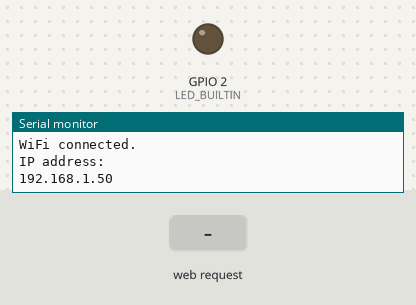
The sketch below on a simulated ESP32. On the bench: output pins drawn as LEDs (lit = HIGH), the last lines printed to the serial monitor. Dashed ring = blinking. Inputs (shaded band) come from the test bench. WiFi joins after 1.5 s; servers stay silent unless stated.

Above: at 3.2 s.
3.3 s: HTTP request GET /blink received
At 3.9 s:
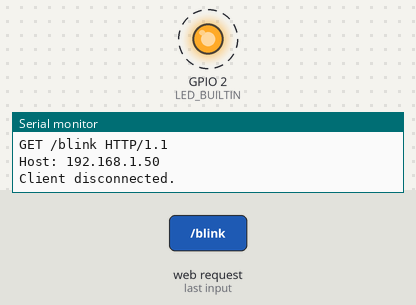
6.3 s: HTTP request GET /on received
At 6.8 s:
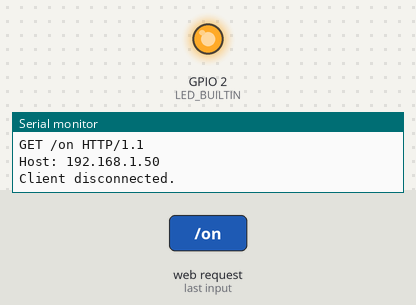
8.0 s: HTTP request GET /off received
At 9.3 s:
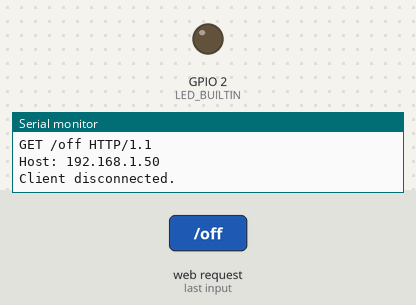
Timing chart, 0 to 11.0 s (numbered marks = the images above; inputs shaded):
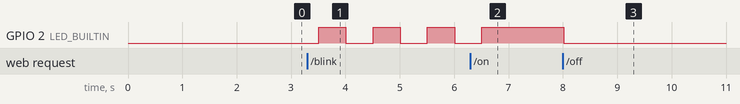

Measured:
- after the input at 3.3 s, GPIO 2 (LED_BUILTIN): alternates HIGH for 0.50 s and LOW for 0.50 s, starting after 0.21 s
- after the input at 6.3 s, GPIO 2 (LED_BUILTIN): goes on until 6.5 s, then stays HIGH
- after the input at 8.0 s, GPIO 2 (LED_BUILTIN): HIGH → LOW at once

The sketch:

lab_2.ino
```cpp
// Load Wi-Fi library
#include <WiFi.h>

// Replace with your network credentials
const char* ssid     = "DIGI-X_LOUNGE";
const char* password = "IT Certified";

// Set web server port number to 80
WiFiServer server(8080);
bool blinkin,led;
// Variable to store the HTTP request
String header;

// Auxiliar variables to store the current output state
//String LED_BUILTINState = "off";
//String output27State = "off";

// Assign output variables to GPIO pins
const int LED_BUILTIN = 2;
//const int output27 = 27;

void setup() {
  Serial.begin(115200);
  // Initialize the output variables as outputs
  pinMode(LED_BUILTIN, OUTPUT);
//  pinMode(output27, OUTPUT);
  // Set outputs to LOW
  digitalWrite(LED_BUILTIN, LOW);
//  digitalWrite(output27, LOW);1

  // Connect to Wi-Fi network with SSID and password
  Serial.print("Connecting to ");
  Serial.println(ssid);
  WiFi.begin(ssid, password);
  while (WiFi.status() != WL_CONNECTED) {
    delay(1000);
    Serial.print(".");
  }
  // Print local IP address and start web server
  Serial.println("");
  Serial.println("WiFi connected.");
  Serial.println("IP address: ");
  Serial.println(WiFi.localIP());
  server.begin();
}

void loop(){

  WiFiClient client = server.available();   // Listen for incoming clients

  if (client) {                             // If a new client connects,
    Serial.println("New Client.");          // print a message out in the serial port
    String currentLine = "";                // make a String to hold incoming data from the client
    while (client.connected()) {            // loop while the client's connected
      if (client.available()) {             // if there's bytes to read from the client,
        char c = client.read();             // read a byte, then
        Serial.write(c);                    // print it out the serial monitor
        header += c;
        if (c == '\n') {                    // if the byte is a newline character
          // if the current line is blank, you got two newline characters in a row.
          // that's the end of the client HTTP request, so send a response:
          if (currentLine.length() == 0) {
            // HTTP headers always start with a response code (e.g. HTTP/1.1 200 OK)
            // and a content-type so the client knows what's coming, then a blank line:
            client.println("HTTP/1.1 200 OK");
            client.println("Content-type:text/html");
            client.println("Connection: close");
            client.println();

            // turns the GPIOs on and off
            if (header.indexOf("GET /on") >= 0) {
              //digitalWrite(LED_BUILTIN, HIGH);
              blinkin=false;
              led=true;
            } else if (header.indexOf("GET /blink") >= 0) {
              blinkin=true;
              led=false;
            } else if (header.indexOf("GET /off") >= 0) {
              //Serial.println("GPIO 27 on");
              //output27State = "on";
              //digitalWrite(LED_BUILTIN, LOW);
              blinkin=false;
              led=false;
            }
//            else if (header.indexOf("GET /27/off") >= 0) {
//              Serial.println("GPIO 27 off");
//              output27State = "off";
//              digitalWrite(output27, LOW);
//            }

            // Display the HTML web page
//            client.println("<!DOCTYPE html><html>");
//            client.println("<head><meta name=\"viewport\" content=\"width=device-width, initial-scale=1\">");
//            client.println("<link rel=\"icon\" href=\"data:,\">");
            // CSS to style the on/off buttons
            // Feel free to change the background-color and font-size attributes to fit your preferences
//            client.println("<style>html { font-family: Helvetica; display: inline-block; margin: 0px auto; text-align: center;}");
//            client.println(".button { background-color: #4CAF50; border: none; color: white; padding: 16px 40px;");
//            client.println("text-decoration: none; font-size: 30px; margin: 2px; cursor: pointer;}");
//            client.println(".button2 {background-color: #555555;}</style></head>");

            // Web Page Heading
//            client.println("<body><h1>ESP32 Web Server</h1>");
//
//            // Display current state, and ON/OFF buttons for GPIO 26
//            client.println("<p>GPIO 26 - State " + LED_BUILTINState + "</p>");
            // If the LED_BUILTINState is off, it displays the ON button
//            if (LED_BUILTINState=="off") {
//              client.println("<p><a href=\"/26/on\"><button class=\"button\">ON</button></a></p>");
//            } else {
//              client.println("<p><a href=\"/26/off\"><button class=\"button button2\">OFF</button></a></p>");
//            }
            client.println("<p><a href=\"/blink\">LED Blinking</a></p>");
            client.println("<p><a href=\"/on\">LED ON</a></p>");
            client.println("<p><a href=\"/off\">LED OFF</a></p>");

            // Display current state, and ON/OFF buttons for GPIO 27
//            client.println("<p>GPIO 27 - State " + output27State + "</p>");
//            // If the output27State is off, it displays the ON button
//            if (output27State=="off") {
//              client.println("<p><a href=\"/27/on\"><button class=\"button\">ON</button></a></p>");
//            } else {
//              client.println("<p><a href=\"/27/off\"><button class=\"button button2\">OFF</button></a></p>");
//            }
//            client.println("</body></html>");

            // The HTTP response ends with another blank line
            client.println();
            // Break out of the while loop
            break;
          } else { // if you got a newline, then clear currentLine
            currentLine = "";
          }
        } else if (c != '\r') {  // if you got anything else but a carriage return character,
          currentLine += c;      // add it to the end of the currentLine
        }
      }
    }
    // Clear the header variable
    header = "";
    // Close the connection
    client.stop();
    Serial.println("Client disconnected.");
    Serial.println("");
  }
  if(blinkin || led){
    digitalWrite(LED_BUILTIN, HIGH);
    delay(500);
  }
  if(blinkin || ! led){
    digitalWrite(LED_BUILTIN, LOW);
    delay(500);
  }
}
```
